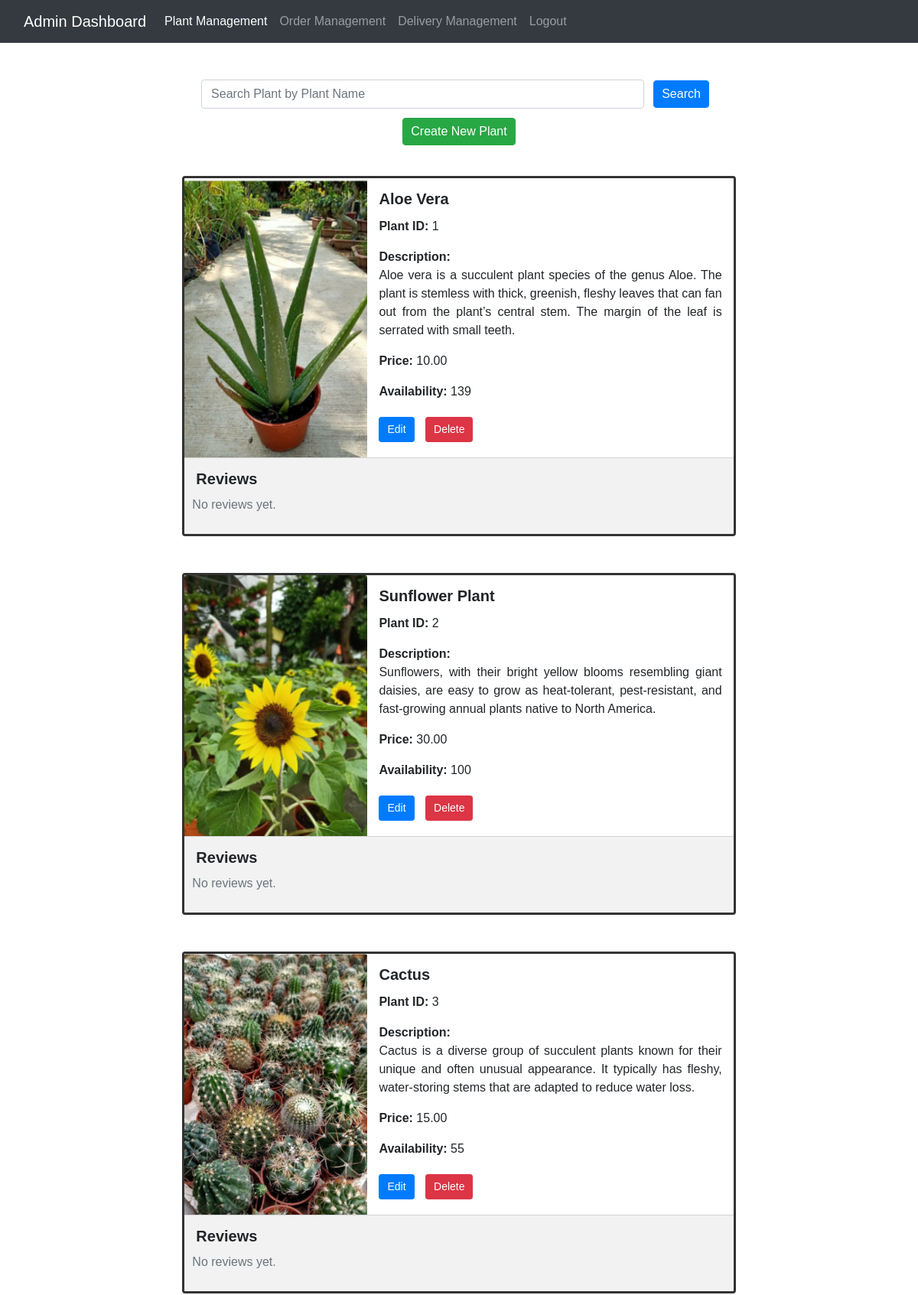
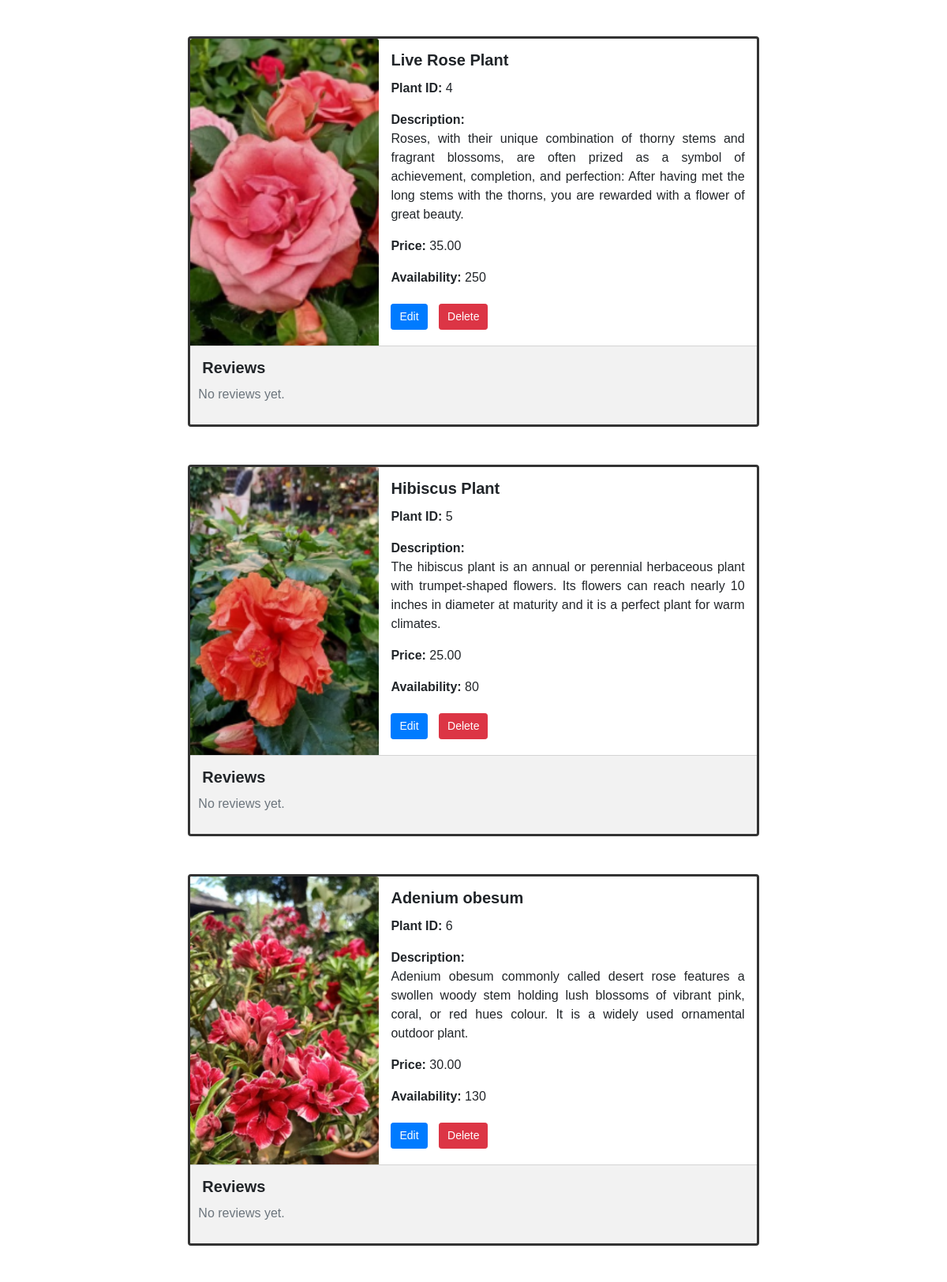
/adm/plant/manage/ (signed in, upper part), run on the app's committed database (2 pictures, top to bottom).
### app/models.py (models this page shows)
class Plant(models.Model):
    plant_name = models.CharField(max_length=80)
    plant_image = models.ImageField(upload_to='plant/')
    plant_description = models.CharField(max_length=500)
    plant_price = models.DecimalField(max_digits=5, decimal_places=2)
    plant_availability = models.PositiveIntegerField(validators=[MinValueValidator(1), MaxValueValidator(999)])

### app/views.py (the view)
# urls.py: path("adm/plant/manage/", views.plantManagement, name="plantManagement"),
@user_passes_test(lambda user: user.is_admin)
def plantManagement(request):
    search_query = request.GET.get('search_query', '')   # Get search query from GET parameters, default to empty string
    error_message = None
    if search_query:
        plants = Plant.objects.filter(plant_name__icontains=search_query)
        if not plants.exists():
            error_message = "No matching plants are found."
    else:
        plants = Plant.objects.all()
    for plant in plants:
        plant.reviews = Review.objects.filter(order_item__plant=plant)
    return render(request, "plant_management.html", {"plants": plants, "error_message": error_message})

### app/templates/plant_management.html (shortened to what this page needs)
{% load static %}
<!DOCTYPE html>
<html lang="en">
<head>
    <link rel="stylesheet" href="https://stackpath.bootstrapcdn.com/bootstrap/4.5.2/css/bootstrap.min.css">
    <link rel="stylesheet" href="{% static 'styles.css' %}">
</head>
<body>
    <nav class="navbar navbar-expand-lg navbar-dark bg-dark">
        <div class="container-fluid">
            <a class="navbar-brand" href="{% url 'adminDashboard' %}">Admin Dashboard</a>
            <div class="collapse navbar-collapse" id="navbarNavAltMarkup">
                <div class="navbar-nav">
                    <a class="nav-item nav-link active" href="{% url 'plantManagement' %}">Plant Management</a>
                    <a class="nav-item nav-link" href="{% url 'orderManagement' %}">Order Management</a>
                    <a class="nav-item nav-link" href="{% url 'deliveryManagement' %}">Delivery Management</a>
                    <a class="nav-item nav-link" href="{% url 'logout' %}">Logout</a>
                </div>
            </div>
        </div>
    </nav>
    <div class="container mt-4 main-content">
        <div class="row">
            <div class="col-md-8 mx-auto">
                <div class="text-center mb-0">
                    <form class="form-inline d-inline" action="{% url 'plantManagement' %}" method="get">
                        <input type="text" class="form-control mr-2" name="search_query" placeholder="Search Plant by Plant Name" value="{{ search_query }}" style="width: 80%;">
                        <button type="submit" class="btn btn-primary">Search</button>
                    </form>
                </div>
                <div class="text-center">
                    <button class="btn btn-success mt-2" onclick="redirectToCreatePlantForm()">Create New Plant</button>
                </div>
                {% for plant in plants %}
                <div class="plant-container card mb-5">
                    <div class="row no-gutters">
                        <div class="col-md-4">
                            <img src="{{plant.plant_image.url}}" class="card-img-top" alt="Plant Image">
                        </div>
                        <div class="col-md-8">
                            <div class="card-body">
                                <h5 class="card-title"><b>{{plant.plant_name}}</b></h5>
                                <p class="card-text"><b>Plant ID:</b> {{plant.id}}</p>
                                <p class="card-text text-justify"><b>Description:</b> <br>{{plant.plant_description}}</br></p>
                                <p class="card-text"><b>Price:</b> {{plant.plant_price}}</p>
                                <p class="card-text"><b>Availability:</b> {{plant.plant_availability}}</p>
                                <div class="info-buttons">
                                    <button class="btn btn-primary btn-sm" onclick="redirectToUpdatePlantForm({{ plant.id }})">Edit</button>
                                    <form action="{% url 'deletePlant' plant.id %}" method="post" onsubmit="return confirmDelete();" class="d-inline">
                                        <input type="submit" value="Delete" class="btn btn-danger btn-sm"/>
                                    </form>
                                </div>
                            </div>
                        </div>
                    </div>
                    <div class="card-footer">
                        <h5 class="card-title reviews-title">Reviews</h5>
                        {% for review in plant.reviews %}
                            <div class="list-group">
                                <div class="list-group-item list-group-item-action">
                                    <div class="d-flex w-100 justify-content-between">
                                        <h6 class="mb-1"><b>{{ review.order_item.order.customer.customer_name }} (Rating: {{ review.rating }} star)</b></h6>
                                    </div>
                                    <p class="mb-1">Comment: {{ review.comment }}</p>
                                </div>
                            </div>
                        {% empty %}
                            <p class="text-muted">No reviews yet.</p>
                        {% endfor %}
                    </div>
                </div>
                {% endfor %}
            </div>
        </div>
    </div>
</body>
</html>

### app/static/styles.css (style rules this page uses)
body, html { margin: 0; padding: 0; font-family: Arial; }
.navbar { margin-bottom: 20px; }
.main-content { padding: 20px; }
.plant-container { border: 3px solid #333; background-color: #ffffff; margin-top: 10px; }
.plant-container .card-body { padding: 15px; }
.card-img-top { width: 100%; height: 100%; object-fit: cover; }
.card-footer { background-color: #f2f2f2; padding: 10px; }
button, .btn { margin: 5px 10px 5px 0px; padding: 5px 10px; }
.btn-success { margin: 30px }
.reviews-title { font-weight: bold; margin: 5px 0px 10px 5px; }

### data on the page
Plant: plant_image (picture), plant_name "Aloe Vera", id "1", plant_description "Aloe vera is a succulent plant species of the genus Aloe. The plant is stemless with thick, greenish, fleshy leaves that can fan out from the plant’s central stem. The margin of the leaf is serrated with small teeth.", plant_price "10.00", plant_availability "139"
Plant: plant_image (picture), plant_name "Sunflower Plant", id "2", plant_description "Sunflowers, with their bright yellow blooms resembling giant daisies, are easy to grow as heat-tolerant, pest-resistant, and fast-growing annual plants native to North America.", plant_price "30.00", plant_availability "100"
Plant: plant_image (picture), plant_name "Cactus", id "3", plant_description "Cactus is a diverse group of succulent plants known for their unique and often unusual appearance. It typically has fleshy, water-storing stems that are adapted to reduce water loss.", plant_price "15.00", plant_availability "55"
Plant: plant_image (picture), plant_name "Live Rose Plant", id "4", plant_description "Roses, with their unique combination of thorny stems and fragrant blossoms, are often prized as a symbol of achievement, completion, and perfection: After having met the long stems with the thorns, you are rewarded with a flower of great beauty.", plant_price "35.00", plant_availability "250"
Plant: plant_image (picture), plant_name "Hibiscus Plant", id "5", plant_description "The hibiscus plant is an annual or perennial herbaceous plant with trumpet-shaped flowers. Its flowers can reach nearly 10 inches in diameter at maturity and it is a perfect plant for warm climates.", plant_price "25.00", plant_availability "80"
Plant: plant_image (picture), plant_name "Adenium obesum", id "6", plant_description "Adenium obesum commonly called desert rose features a swollen woody stem holding lush blossoms of vibrant pink, coral, or red hues colour. It is a widely used ornamental outdoor plant.", plant_price "30.00", plant_availability "130"
